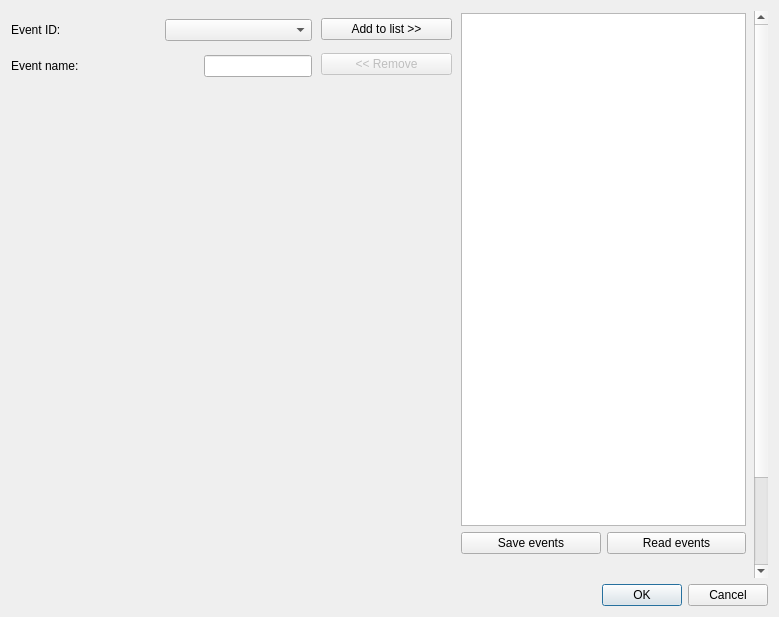
<?xml version="1.0" encoding="UTF-8"?>
<ui version="4.0">
 <class>EventSelectionDialog</class>
 <widget class="QDialog" name="EventSelectionDialog">
  <property name="windowModality">
   <enum>Qt::WindowModal</enum>
  </property>
  <property name="geometry">
   <rect>
    <x>0</x>
    <y>0</y>
    <width>779</width>
    <height>617</height>
   </rect>
  </property>
  <property name="windowTitle">
   <string>Meggie - Event selection</string>
  </property>
  <layout class="QGridLayout" name="gridLayout">
   <item row="2" column="0">
    <widget class="QDialogButtonBox" name="cancelOkButtonBox">
     <property name="enabled">
      <bool>true</bool>
     </property>
     <property name="orientation">
      <enum>Qt::Horizontal</enum>
     </property>
     <property name="standardButtons">
      <set>QDialogButtonBox::Cancel|QDialogButtonBox::Ok</set>
     </property>
    </widget>
   </item>
   <item row="1" column="0">
    <widget class="QScrollArea" name="scrollArea">
     <property name="enabled">
      <bool>true</bool>
     </property>
     <property name="frameShape">
      <enum>QFrame::NoFrame</enum>
     </property>
     <property name="widgetResizable">
      <bool>true</bool>
     </property>
     <widget class="QWidget" name="scrollAreaWidgetContents">
      <property name="geometry">
       <rect>
        <x>0</x>
        <y>0</y>
        <width>743</width>
        <height>675</height>
       </rect>
      </property>
      <property name="minimumSize">
       <size>
        <width>741</width>
        <height>675</height>
       </size>
      </property>
      <widget class="QWidget" name="verticalLayoutWidget">
       <property name="geometry">
        <rect>
         <x>310</x>
         <y>0</y>
         <width>131</width>
         <height>71</height>
        </rect>
       </property>
       <layout class="QVBoxLayout" name="verticalLayout">
        <item>
         <widget class="QPushButton" name="pushButtonAdd">
          <property name="text">
           <string>Add to list &gt;&gt;</string>
          </property>
         </widget>
        </item>
        <item>
         <widget class="QPushButton" name="pushButtonRemove">
          <property name="enabled">
           <bool>false</bool>
          </property>
          <property name="text">
           <string>&lt;&lt; Remove</string>
          </property>
         </widget>
        </item>
       </layout>
      </widget>
      <widget class="QWidget" name="layoutWidget">
       <property name="geometry">
        <rect>
         <x>450</x>
         <y>2</y>
         <width>285</width>
         <height>541</height>
        </rect>
       </property>
       <layout class="QVBoxLayout" name="verticalLayout_4">
        <item>
         <widget class="QListWidget" name="listWidgetEvents"/>
        </item>
        <item>
         <layout class="QHBoxLayout" name="horizontalLayout_8">
          <item>
           <widget class="QPushButton" name="pushButtonSaveEvents">
            <property name="text">
             <string>Save events</string>
            </property>
           </widget>
          </item>
          <item>
           <widget class="QPushButton" name="pushButtonReadEvents">
            <property name="text">
             <string>Read events</string>
            </property>
           </widget>
          </item>
         </layout>
        </item>
       </layout>
      </widget>
      <widget class="QWidget" name="layoutWidget">
       <property name="geometry">
        <rect>
         <x>0</x>
         <y>0</y>
         <width>301</width>
         <height>74</height>
        </rect>
       </property>
       <layout class="QVBoxLayout" name="verticalLayout_3">
        <item>
         <layout class="QHBoxLayout" name="horizontalLayout_7">
          <item>
           <widget class="QLabel" name="labelEventID">
            <property name="text">
             <string>Event ID:</string>
            </property>
           </widget>
          </item>
          <item>
           <widget class="QComboBox" name="comboBoxEventID"/>
          </item>
         </layout>
        </item>
        <item>
         <layout class="QHBoxLayout" name="horizontalLayout_5">
          <item>
           <widget class="QLabel" name="labelName">
            <property name="text">
             <string>Event name:      </string>
            </property>
           </widget>
          </item>
          <item>
           <spacer name="horizontalSpacer">
            <property name="orientation">
             <enum>Qt::Horizontal</enum>
            </property>
            <property name="sizeHint" stdset="0">
             <size>
              <width>40</width>
              <height>20</height>
             </size>
            </property>
           </spacer>
          </item>
          <item>
           <widget class="QLineEdit" name="lineEditName"/>
          </item>
         </layout>
        </item>
       </layout>
      </widget>
     </widget>
    </widget>
   </item>
  </layout>
 </widget>
 <resources/>
 <connections>
  <connection>
   <sender>cancelOkButtonBox</sender>
   <signal>accepted()</signal>
   <receiver>EventSelectionDialog</receiver>
   <slot>accept()</slot>
   <hints>
    <hint type="sourcelabel">
     <x>664</x>
     <y>607</y>
    </hint>
    <hint type="destinationlabel">
     <x>157</x>
     <y>274</y>
    </hint>
   </hints>
  </connection>
  <connection>
   <sender>cancelOkButtonBox</sender>
   <signal>rejected()</signal>
   <receiver>EventSelectionDialog</receiver>
   <slot>reject()</slot>
   <hints>
    <hint type="sourcelabel">
     <x>664</x>
     <y>607</y>
    </hint>
    <hint type="destinationlabel">
     <x>286</x>
     <y>274</y>
    </hint>
   </hints>
  </connection>
 </connections>
 <slots>
  <slot>openFileChooserDialog()</slot>
 </slots>
</ui>
